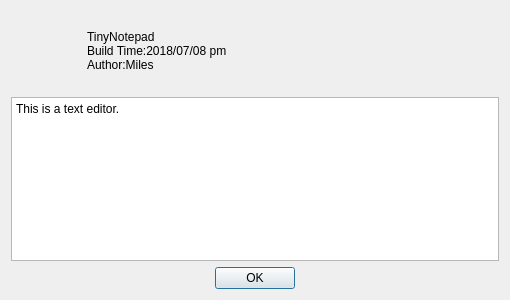
<?xml version="1.0" encoding="UTF-8"?>
<ui version="4.0">
 <class>DialogAbout</class>
 <widget class="QDialog" name="DialogAbout">
  <property name="geometry">
   <rect>
    <x>0</x>
    <y>0</y>
    <width>510</width>
    <height>300</height>
   </rect>
  </property>
  <property name="minimumSize">
   <size>
    <width>510</width>
    <height>300</height>
   </size>
  </property>
  <property name="maximumSize">
   <size>
    <width>510</width>
    <height>300</height>
   </size>
  </property>
  <property name="windowTitle">
   <string>Dialog</string>
  </property>
  <layout class="QGridLayout" name="gridLayout">
   <item row="0" column="0" colspan="3">
    <layout class="QHBoxLayout" name="horizontalLayout">
     <item>
      <widget class="QLabel" name="label">
       <property name="minimumSize">
        <size>
         <width>70</width>
         <height>80</height>
        </size>
       </property>
       <property name="maximumSize">
        <size>
         <width>70</width>
         <height>80</height>
        </size>
       </property>
       <property name="cursor">
        <cursorShape>ArrowCursor</cursorShape>
       </property>
       <property name="text">
        <string/>
       </property>
       <property name="pixmap">
        <pixmap resource="res.qrc">:/image/Resources/notepad.png</pixmap>
       </property>
      </widget>
     </item>
     <item>
      <widget class="QLabel" name="label_2">
       <property name="minimumSize">
        <size>
         <width>360</width>
         <height>80</height>
        </size>
       </property>
       <property name="text">
        <string>TinyNotepad
Build Time:2018/07/08 pm
Author:Miles</string>
       </property>
      </widget>
     </item>
    </layout>
   </item>
   <item row="1" column="0" colspan="3">
    <widget class="QPlainTextEdit" name="plainTextEdit">
     <property name="minimumSize">
      <size>
       <width>430</width>
       <height>150</height>
      </size>
     </property>
     <property name="readOnly">
      <bool>true</bool>
     </property>
     <property name="plainText">
      <string>This is a text editor.</string>
     </property>
    </widget>
   </item>
   <item row="2" column="0">
    <spacer name="horizontalSpacer">
     <property name="orientation">
      <enum>Qt::Horizontal</enum>
     </property>
     <property name="sizeHint" stdset="0">
      <size>
       <width>200</width>
       <height>20</height>
      </size>
     </property>
    </spacer>
   </item>
   <item row="2" column="1">
    <widget class="QPushButton" name="pushButtonOK">
     <property name="text">
      <string>OK</string>
     </property>
    </widget>
   </item>
   <item row="2" column="2">
    <spacer name="horizontalSpacer_2">
     <property name="orientation">
      <enum>Qt::Horizontal</enum>
     </property>
     <property name="sizeHint" stdset="0">
      <size>
       <width>199</width>
       <height>20</height>
      </size>
     </property>
    </spacer>
   </item>
  </layout>
 </widget>
 <resources>
  <include location="res.qrc"/>
 </resources>
 <connections/>
</ui>
